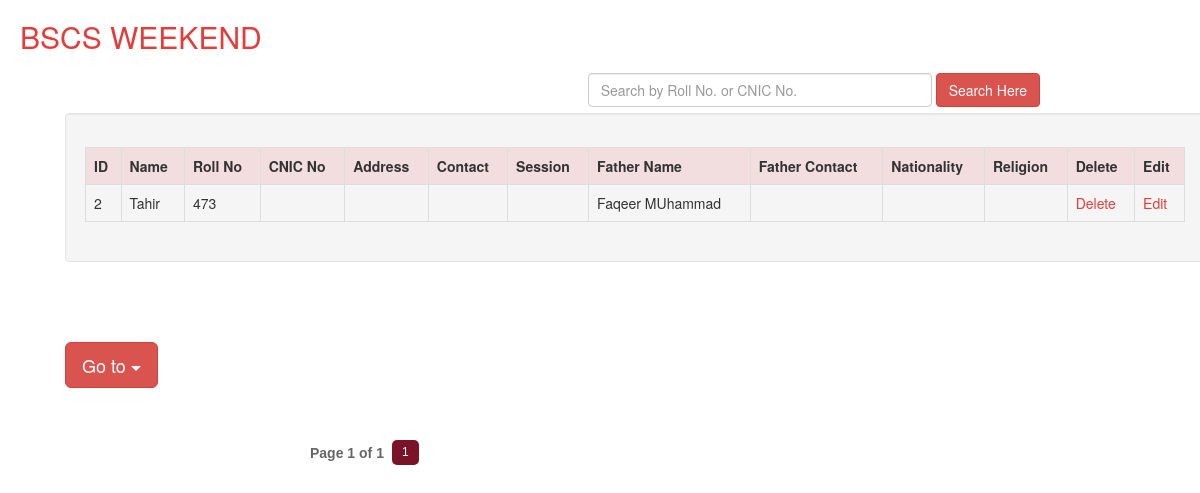
Screenshot of /cs_weekend.php (signed in) with the database file from the repository.
### tables this page shows
CREATE TABLE IF NOT EXISTS `cs_weekend` (
`id` int(30) NOT NULL,
  `name` varchar(60) NOT NULL,
  `roll` varchar(60) NOT NULL,
  `cnic` varchar(60) NOT NULL,
  `address` varchar(60) NOT NULL,
  `cntct` varchar(60) NOT NULL,
  `session` varchar(60) NOT NULL,
  `fname` varchar(60) NOT NULL,
  `fcntct` varchar(60) NOT NULL,
  `nationality` varchar(60) NOT NULL,
  `religion` varchar(60) NOT NULL
);

### cs_weekend.php (the view, shortened to what this page needs)
<?php
function pagination($total_num_results,$posts_per_page,$cur_page) {
  $no = $total_num_results / $posts_per_page;
  $no = ceil($no);
  $pages_html="";
  $start_page=$cur_page-2;
  $end_page=$cur_page+2;
  $start_diff=$cur_page-1;
  $end_diff=$no-$cur_page;
  if($end_diff < 2) {
    $start_page=$cur_page+$end_diff;
    $start_page=$start_page-4;
  }
  while($start_page < 1) { $start_page=$start_page+1; }
  if($start_diff < 2) {
    $end_page=$cur_page-$start_diff;
    $end_page=$end_page+4;
  }
  while($end_page > $no) { $end_page=$end_page-1; }
  $pages_html .= "<div id='pagination' >";
  $pages_html .= "<label class='disptext' >Page ".$cur_page." of ".$no."</label>";
  for($i=$start_page; $i<=$end_page; $i++) { $pages_html .= "<a href='?page=".$i."' id='page".$i."' > ".$i." </a>"; }
  $pages_html .= "<script type='text/javascript'>var d = document.getElementById('page".$cur_page."');
  d.className += ' selectedpage';</script>";
  $pages_html .= "</div>";
  return $pages_html;
}
?>
<!DOCTYPE html>
<html>
<head>
<link href="css/bootstrap.min.css" rel="stylesheet">
<link href="admin.css" rel="stylesheet" type="text/css" />
</head>
<body>
<div class="heading1"><h2>BSCS WEEKEND</h2></div>
	<div class="search">
	<form class="form-inline" action="cs_weekend.php" method="get">
	<div class="form-group">
    <input type="text" class="form-control" id="info" name="search" placeholder="Search by Roll No. or CNIC No." size="40">
  </div>
  <button type="submit" name="sub" class="btn btn-danger">Search Here</button>
</form></div>
		<div class="container">
		<div class="well">
		<div class="responsive-table">
	<table class="table table-bordered">
	  <tr class="danger">
	    <th>ID</th>
	    <th>Name</th>
	    <th>Roll No</th>
		<th>CNIC No</th>
	    <th>Address</th>
	    <th>Contact</th>
	    <th>Session</th>
	    <th>Father Name</th>
	    <th>Father Contact</th>
		<th>Nationality</th>
	     <th>Religion</th>
	    <th>Delete</th>
		<th>Edit</th>
      </tr>
	<tr>
	  <?php
$query ="select * from cs_weekend";
$run = mysql_query($query);
while($row=mysql_fetch_array($run))
{
	$id = $row['id'];
	$name = $row[1];
	$roll = $row[2];
	$cnic = $row[3];
	$addr = $row[4];
	$cntct = $row[5];
	$session = $row[6];
	$fname = $row[7];
	$fcntct = $row[8];
	$nat = $row[9];
	$relig= $row[10];
?>
	    <td><?php echo $id; ?></td>
	    <td><?php echo $name; ?> </td>
	    <td><?php echo $roll; ?></td>
		<td><?php echo $cnic; ?></td>
	    <td><?php echo $addr; ?></td>
	    <td><?php echo $cntct; ?></td>
	    <td><?php echo $session; ?></td>
	    <td><?php echo $fname; ?></td>
	    <td><?php echo $fcntct; ?></td>
	    <td><?php echo $nat; ?></td>
	    <td><?php echo $relig; ?></td>
		<td><a href='del_cs_weekend.php?del_cs_weekend=<?php echo $id; ?>'><font color="#E43C39">Delete</font></a></td>
	    <td><a href='edit_cs_weekend.php?edit_cs_weekend=<?php echo $id; ?>'><font color="#E43C39">Edit</font></a></td>
      </tr>
  <?php }  ?>
</table>
</div>
</div>
</div>
		<div class="container">
		<div class="dropdown">
			 <button class="btn btn-danger btn-lg  dropdown-toggle" type="button" data-toggle="dropdown">
			 Go to <span class="caret"></span>
			 </button>
				</div>
				</div>
</body>
</html>
<?php
       $query=mysql_query("select * from cs_weekend");
       $total_num_results = mysql_num_rows($query);
  $posts_per_page="15";
  $cur_page="1";
  $html=pagination($total_num_results,$posts_per_page,$cur_page);
  echo $html;
?>

### admin.css (style rules this page uses)
.container { margin:50px; padding-top:10px; }
.heading1 { color:#E43C39; margin:20px; }
.search { float:right; margin-right:160px; margin-bottom:40px; }
#pagination { width: 600px;margin: 0 auto; }
#pagination a { padding: 5px 10px; margin: 2px 3px 0px 3px; float: left; font-size: 12px; line-height: 15px; font-family: Arial, Helvetica, Sans-serif; color: #666; background-color:#eeeeee; text-decoration: none; border-radius: 5px; }
#pagination a.selectedpage, #pagination a:hover { background-color: #7A1327; color: #fff; }
#pagination .disptext { margin: 5px 5px 0 10px; float: left; color: #666; font-family: Muli, 'Lucida Sans Unicode', 'Lucida Grande', Verdana, Tahoma, Arial, sans-serif; }

### rows the page displays
cs_weekend: id "2", name "Tahir", roll "473", fname "Faqeer MUhammad"

### other values shown
$cur_page "1"
$no "1"
